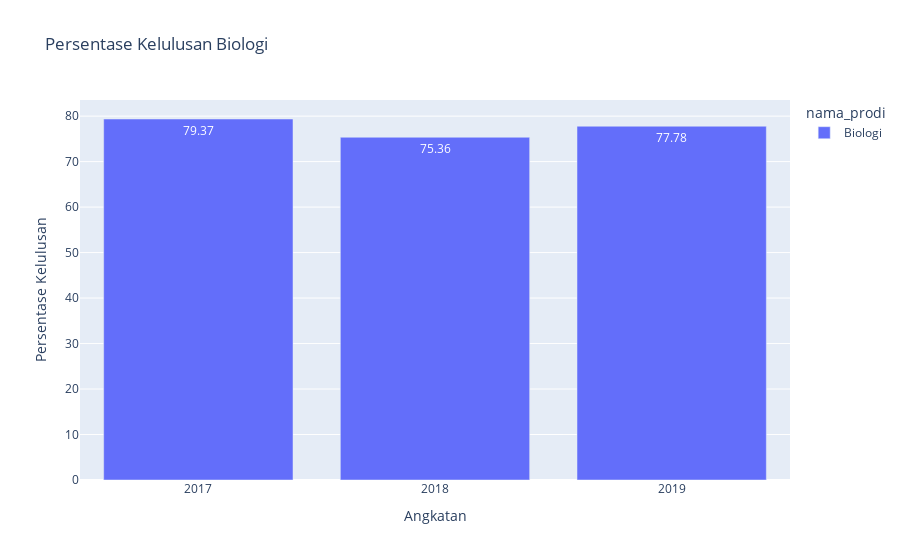

This figure's notebook cell:
### Code cell
# Get unique values in 'nama_prodi'
prodi_list = pivot_table['nama_prodi'].unique()

# Loop through each 'nama_prodi' and create a bar chart
for prodi in prodi_list:
    # Filter DataFrame for the current 'nama_prodi' and specific years
    bio = pivot_table[(pivot_table['nama_prodi'] == prodi) & (pivot_table['angkatan'].isin([2017, 2018, 2019]))]

    # Create bar chart
    fig = px.bar(bio,
                 x='angkatan',
                 y='persentase',
                 color='nama_prodi',
                 barmode='group',
                 title=f'Persentase Kelulusan {prodi}',
                 labels={'persentase': 'Persentase Kelulusan', 'angkatan': 'Angkatan'},
                 text='persentase'
                )

    # Explicitly set tick values on the y-axis
    fig.update_layout(
        xaxis=dict(
            tickvals=[2017, 2018, 2019],
            ticktext=['2017', '2018', '2019']
        )
    )

    fig.show()

### Figure 1 — Plotly figure (JSON) as saved in the notebook; plotly's stock layout.template omitted (floating-point values rounded to 4 significant figures)
{"data": [{"alignmentgroup": "True", "hovertemplate": "nama_prodi=Biologi<br>Angkatan=%{x}<br>Persentase Kelulusan=%{text}<extra></extra>", "legendgroup": "Biologi", "marker": {"color": "#636efa", "pattern": {"shape": ""}}, "name": "Biologi", "offsetgroup": "Biologi", "orientation": "v", "showlegend": true, "text": [79.37, 75.36, 77.78], "textposition": "auto", "type": "bar", "x": [2017, 2018, 2019], "xaxis": "x", "y": [79.37, 75.36, 77.78], "yaxis": "y"}], "layout": {"barmode": "group", "legend": {"title": {"text": "nama_prodi"}, "tracegroupgap": 0}, "title": {"text": "Persentase Kelulusan Biologi"}, "xaxis": {"anchor": "y", "domain": [0, 1], "ticktext": ["2017", "2018", "2019"], "tickvals": [2017, 2018, 2019], "title": {"text": "Angkatan"}}, "yaxis": {"anchor": "x", "domain": [0, 1], "title": {"text": "Persentase Kelulusan"}}}}
